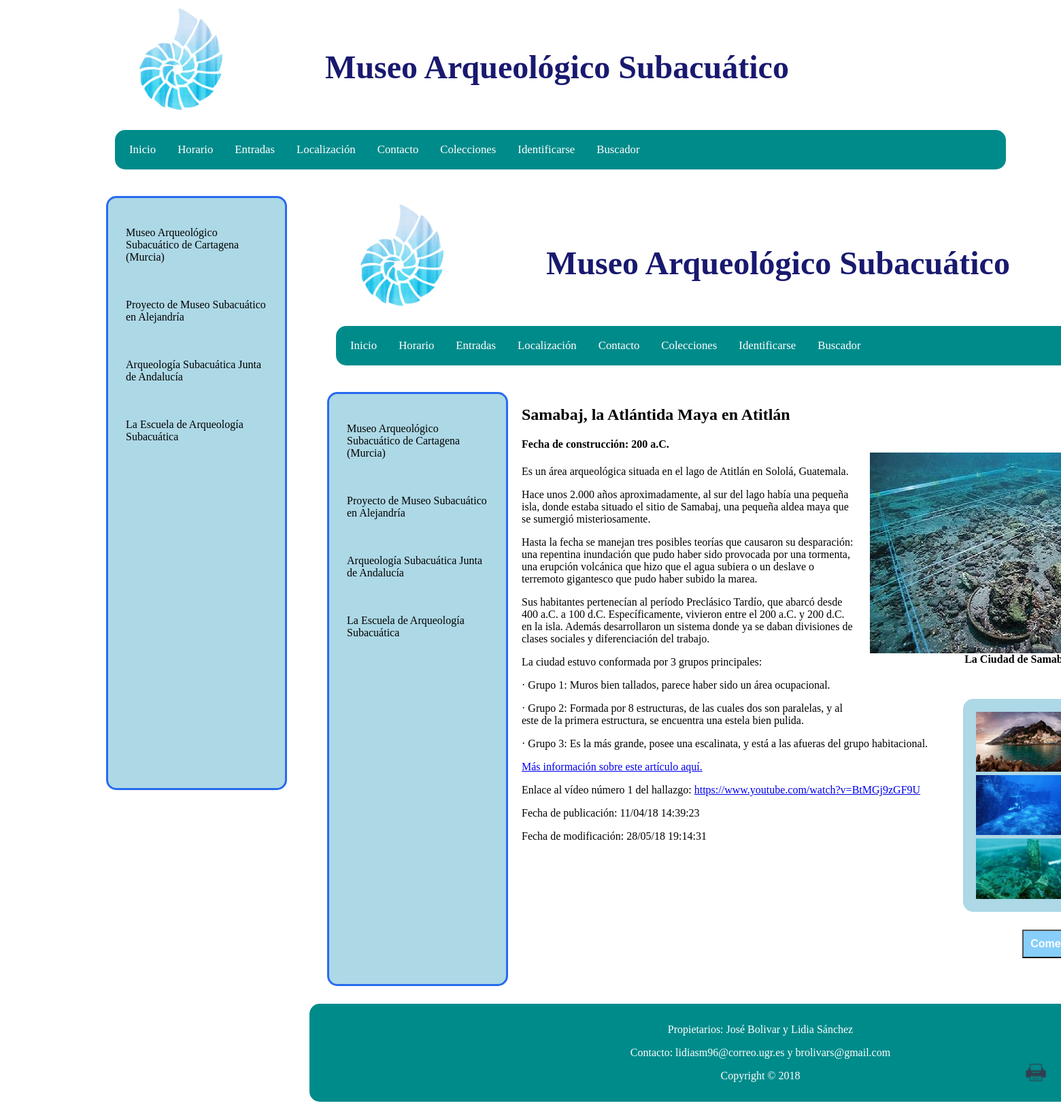
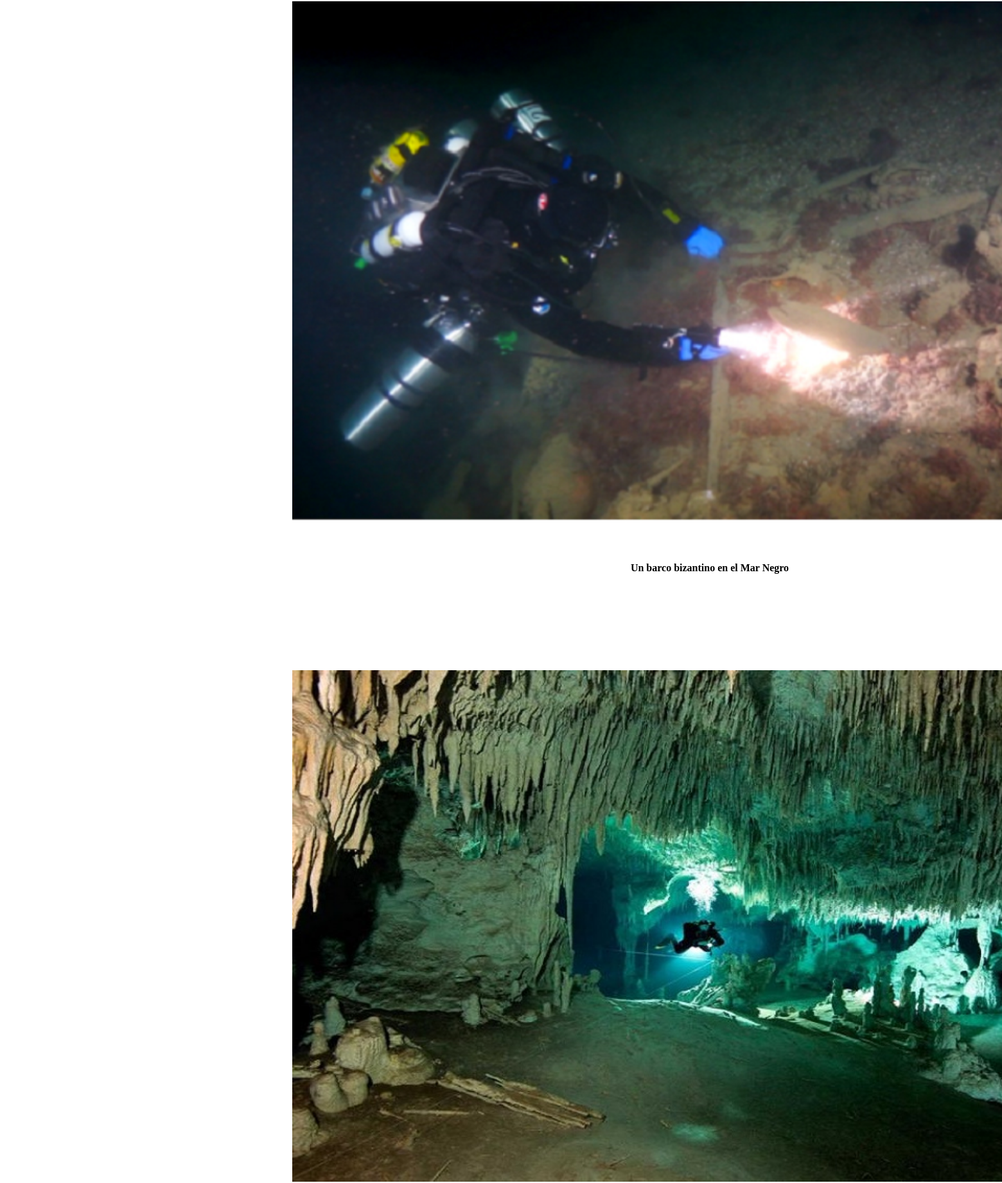
Screenshot of /PHP/vistas/plantillaPortada.php?obra=2 (upper part) with the database file from the repository (2 pictures, top to bottom).
### tables this page shows
CREATE TABLE `obras` (
  `ID` int(3) NOT NULL,
  `miniatura` text NOT NULL,
  `descripcion` text NOT NULL,
  `Titulo` text NOT NULL,
  `Imagen` text NOT NULL,
  `Fecha_Publicacion` timestamp NULL DEFAULT NULL ON UPDATE CURRENT_TIMESTAMP,
  `Fecha_Modificacion` timestamp NOT NULL DEFAULT '0000-00-00 00:00:00'
);

### PHP/bd/ConexionBD.php (called while the page is built, shortened)
<?php
    class ConexionBD {
        public static function abrirConexion() {
    	    $conexion = new mysqli('localhost', 'sibw1718', 'sibw1718') or exit('No se pudo conectar con el servidor');
    	    mysqli_select_db($conexion,'p5_sibw_bd') or die ( "No se ha podido conectar a la base de datos" );
        	mysqli_set_charset($conexion, 'utf8');
        	return $conexion;
        }
    }
?>

### PHP/modelos/modelo_Obras.php (called while the page is built, shortened)
<?php
class ModeloObras{
	public $conexionBD;
    public function __construct() {
	    $this->conexionBD = ConexionBD::abrirConexion();
    }
    public function getNombre ($id_obra) {
        $seleccion = "SELECT Titulo FROM obras WHERE ID = $id_obra";
        $resultado = mysqli_query ($this->conexionBD, $seleccion);
        $nombre = array();
        while ( $fila = mysqli_fetch_array ($resultado) ) {
            $nombre = $fila[0];
        }
        return $nombre;
    }
    public function getImagen ($id_obra) {
        $seleccion = "SELECT Imagen FROM obras WHERE ID = $id_obra";
        $resultado = mysqli_query ($this->conexionBD, $seleccion);
        while ( $fila = mysqli_fetch_array ($resultado) ) {
            $imagen = $fila[0];
        }
        return $imagen;
    }
    public function getDescripcion ($id_obra) {
        $seleccion = "SELECT descripcion FROM obras WHERE ID = $id_obra";
        $resultado = mysqli_query ($this->conexionBD, $seleccion);
        while ( $fila = mysqli_fetch_array ($resultado) ) {
            $descripcion = $fila[0];
        }
        return $descripcion;
    }
    public function getGaleria ($id_obra) {
        $seleccion = "SELECT ruta_imagen FROM galerias WHERE obra_asociada=$id_obra";
        $resultado = mysqli_query ($this->conexionBD, $seleccion);
        $galeria = array();
        while ( $fila = mysqli_fetch_array ($resultado, MYSQLI_ASSOC) ) {
            $galeria[] = $fila['ruta_imagen'];
        }
        return $galeria;
    }
    public function getVideos($id_obra) {
        $seleccion = "SELECT url_video FROM videos WHERE obra_asociada=$id_obra";
        $resultado = mysqli_query ($this->conexionBD, $seleccion);
        $videos = array();
        while ( $fila = mysqli_fetch_array ($resultado, MYSQLI_ASSOC) ) {
            $videos[] = $fila['url_video'];
        }
        return $videos;
    }
    public function getFechaPublicacion($id_obra) {
        $seleccion = "SELECT Fecha_Publicacion FROM obras WHERE ID = $id_obra";
        $resultado = mysqli_query ($this->conexionBD, $seleccion);
        while ( $fila = mysqli_fetch_array ($resultado) ) {
            $fecha_publ = $fila[0];
        }
        return $fecha_publ;
    }
    public function getFechaModificacion($id_obra) {
        $seleccion = "SELECT Fecha_Modificacion FROM obras WHERE ID = $id_obra";
        $resultado = mysqli_query ($this->conexionBD, $seleccion);
        while ( $fila = mysqli_fetch_array ($resultado) ) {
            $fecha_mod = $fila[0];
        }
        return $fecha_mod;
    }
    public function getTodasObras () {
        $seleccion = 'SELECT * FROM obras';
        $resultado = mysqli_query ($this->conexionBD, $seleccion);
        $nombreObras = array();
        while ( $fila = mysqli_fetch_array ($resultado, MYSQLI_ASSOC) ) {
            $nombreObras[]  = $fila;
        }
        return $nombreObras;
    }
}
?>

### PHP/vistas/listaObras.php (the view)
<div class="bloque_obras">
	<?php
		require("controladores/controlador_Obras.php");
		if (isset($listaObras)) {
			for ($i = 0; $i < count($listaObras); $i++) {
				echo	"<div class='obras'> ";
				echo	"<a href='?obra=".$listaObras[$i]['ID']."'>" ;
				echo 	"<img src='../Imagenes/" .$listaObras[$i]['Imagen']. "'>";
				echo	"<div class='pie_foto'>" .$listaObras[$i]['Titulo']. "</div>";
				echo	"</a>";
				echo	"</div>";
			}
		}
		else
			echo "NO EXISTE LA VARIABLE $miniatura";
	?>
</div>

### PHP/vistas/obra.php
<div class = "Contenido">
	<div class="dos_columnas">
		<?php
			if(isset($_GET["obra"])){
				echo "<div class='img_obra'>";
				echo "<img src='../Imagenes/" .$imagen_obra. "'>";
				echo "<div class='pie_foto'>" .$nombre_obra. "</div>";
				echo "</div>";
				echo "<div class ='Descripcion'>";
				echo "<p> $descripcion </p>";
				echo "</div>";
				if (count($galeria_obra) > 0) { ?>
					<div class="galeria">
				        <?php
				          for ($i=0; $i < count($galeria_obra); $i++) {
				            ?>
				            <div class = "obras_galeria">
				            	<?php echo '<img src="../Imagenes/' .$galeria_obra[$i]. '"/>';?>
				            </div>
			          	<?php } ?>
					</div>
				<?php }
				for ($j=0; $j < count($videos_obra); $j++) {
					$n_video = $j+1;
					echo "<p>Enlace al vídeo número $n_video del hallazgo: <a href='$videos_obra[$j]' target='_blank'>$videos_obra[$j]</a></p>";
				}
       			$fechaPubl_formateada = date('d/m/y H:i:s', strtotime($fecha_publicacion));
				echo "<p>Fecha de publicación: ".$fechaPubl_formateada."</p>";
				$fechaModif_formateada = date('d/m/y H:i:s', strtotime($fecha_modificacion));
				echo "<p>Fecha de modificación: ".$fechaModif_formateada."</p>";
			}
		?>
	</div>
</div>

### CSS/estilo-obras-portada.css (style rules this page uses)
body { font-size: 100%; padding: 0; margin: 0; }
img { width: 100%; height: auto; }
.bloque_obras { display: grid; grid-template-columns: auto auto auto; grid-column-gap: 20px; grid-row-gap: 20px; float: right; width: 70%; margin-right: 5%; margin-bottom: 2%; }
.obras img { width: 100%; height: auto; float: left; margin-bottom: 5%; }
.obras a { text-decoration: none; }
.pie_foto { text-align: center; color: black; font-weight: bold; font-size: 100%; margin-bottom: 10%; width: 100%; }
.Contenido, .video { float: right; width: 48%; margin-right: 28%; margin-bottom: 2%; }
.img_obra { float: right; width: 70%; margin-top: 50px; margin-right: -55%; padding: 3%; }
.galeria { display: grid; grid-template-columns: auto auto auto; grid-column-gap: 5px; grid-row-gap: 5px; width: 70%; border-radius: 15px; background-color: lightblue; padding: 15px; float: right; width: 70%; margin-top: -20%; margin-right: -80%; padding: 3%; }
.obras_galeria { width: 100%; height: auto; float: right; }

### CSS/estilo-print.css (style rules this page uses)
body { font-size: 100%; margin-left: 50px; }
img { width: 100%; height: 20%; position: absolute; margin-top: -40%; }
.pie_foto { text-align: center; color: black; font-weight: bold; font-size: 100%; margin-bottom: 10%; margin-top: -10%; width: 100%; position: absolute; }
.Contenido { float: right; width: 100%; margin-right: 5%; margin-bottom: 2%; font: serif; }
.img_obra { float: left; background-color: white; width: 100%; margin-top: 5%; }
.dos_columnas { column-count: 2; margin-top: 40%; }
.galera, .obras_galeria { display: none; }

### rows the page displays
obras: Imagen (picture), Titulo "La Ciudad de…", descripcion "Samabaj, la Atlántida Maya en Atitlán Fecha de construcción: 200 a.C. Es un área arqueológica situada en el lago de Atitlán en Sololá, Guatemala. Hace unos 2.000 años aproximadamente, al sur del lago había una pequeña isla, donde estaba situado el sitio de Samabaj, una pequeña aldea maya que se sumergió misteriosamente. Hasta la fecha se manejan tres posibles teorías que causaron su desparación: una repentina inundación que pudo haber sido provocada por una tormenta, una erupción volcánica que hizo que el agua subiera o un deslave o terremoto gigantesco que pudo haber subido la marea. Sus habitantes pertenecían al período Preclásico Tardío, que abarcó desde 400 a.C. a 100 d.C.…", Fecha_Publicacion "11/04/18 14:39:23", Fecha_Modificacion "28/05/18 19:14:31"
obras: Imagen (picture), Titulo "Un barco bizantino en el Mar Negro"
obras: Imagen (picture)

### other values shown
$nombresMenus[$i] "Inicio"
$nombresMenus[$i] "Horario"
$nombresMenus[$i] "Entradas"
$nombresMenus[$i] "Localización"
$nombresMenus[$i] "Contacto"
$nombresMenus[$i] "Colecciones"
$nombresMenus[$i] "Identificarse"
$nombresMenus[$i] "Buscador"
$n_video "1"
$videos_obra[$j] "https://www.youtube.com/watch?v=BtMGj9zGF9U"
